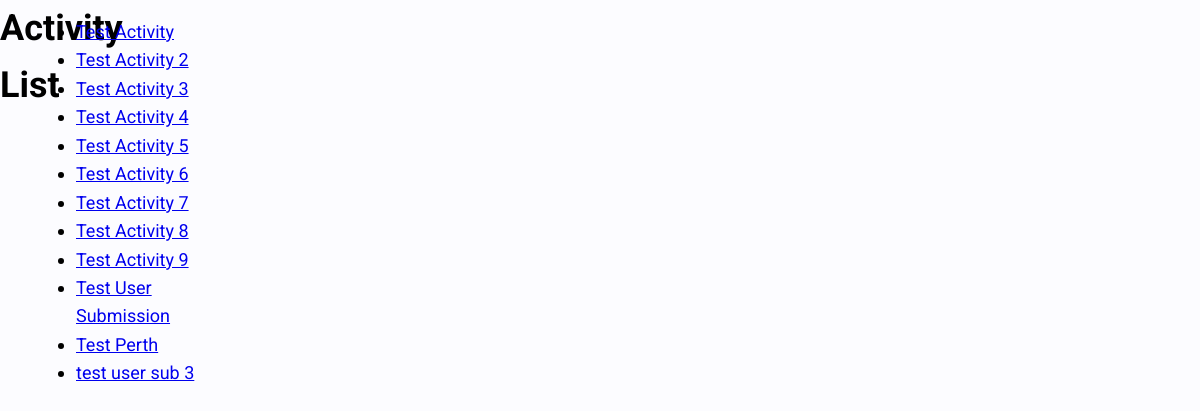
The page /activities/ on the database its author committed.
### radius/models.py (models this page shows, shortened)
class Activity(models.Model):
    name = models.CharField(max_length=200, help_text='Activity Name')
    description = models.TextField(help_text='Activity Description')
    address = models.CharField(max_length=200, help_text='Activity Address')
    tags = models.ManyToManyField(ActivityTags, help_text='Select Tags')
    id = models.UUIDField(primary_key=True, default=uuid.uuid4,
                          help_text='Activity Key')
    datetime = models.DateTimeField(default=datetime.datetime.now())
    longitude = models.FloatField(default=151.7420)
    latitude = models.FloatField(default=-33.871846)
    def get_absolute_url(self):
        return reverse('activity-detail', args=[str(self.id)])

### radius/views.py (the view)
# urls.py: path('activities/', views.ActivityListView.as_view(), name='activities'),
class ActivityListView(generic.ListView):
    model = Activity

### radius/templates/radius/activity_list.html
{% extends "../base.html" %}
{% block content %}
  <h1>Activity List</h1>
  {% if activity_list %}
  <ul>
    {% for activity in activity_list %}
      <li>
        <a href="{{ activity.get_absolute_url }}">{{ activity.name }}</a>
      </li>
    {% endfor %}
  </ul>
  {% else %}
    <p>Oh No</p>
  {% endif %}
{% endblock %}

### radiusproject/static/css/style.css (style rules this page uses)
*, *::before, *::after { box-sizing: border-box; }
:root { --clr-darkGreen: #5EAE66; --clr-lightGreen: #AFDEB4; --clr-green2:#C5ED97; --clr-lightGreen2:#E9FFD0; --clr-text: #000; --clr-grey1: #DBDBE9; --clr-grey2:#F1F1FA; --clr-grey3:#FCFCFF; }
body { background-color: var(--clr-grey3); color: var(--clr-text); font-family: 'Roboto', sans-serif; font-weight: 400; line-height: 1.58; font-size: 14px; padding: 5px, 5px, 5px; min-height:calc(100vh - 2 * 12px); }
html { min-height:100vh; }
h1 { font-weight: bold; margin: 0; }
@media (min-width: 641px) { body { margin:0px; font-size:16px; } }
@media (min-width: 1008px) { body { font-size:18px; } }
* { box-sizing: border-box; }

### rows shown on the page
Activity: name "Test Activity"
Activity: name "Test Activity 2"
Activity: name "Test Activity 3"
Activity: name "Test Activity 4"
Activity: name "Test Activity 5"
Activity: name "Test Activity 6"
Activity: name "Test Activity 7"
Activity: name "Test Activity 8"
Activity: name "Test Activity 9"
Activity: name "Test User Submission"
Activity: name "Test Perth"
Activity: name "test user sub 3"
